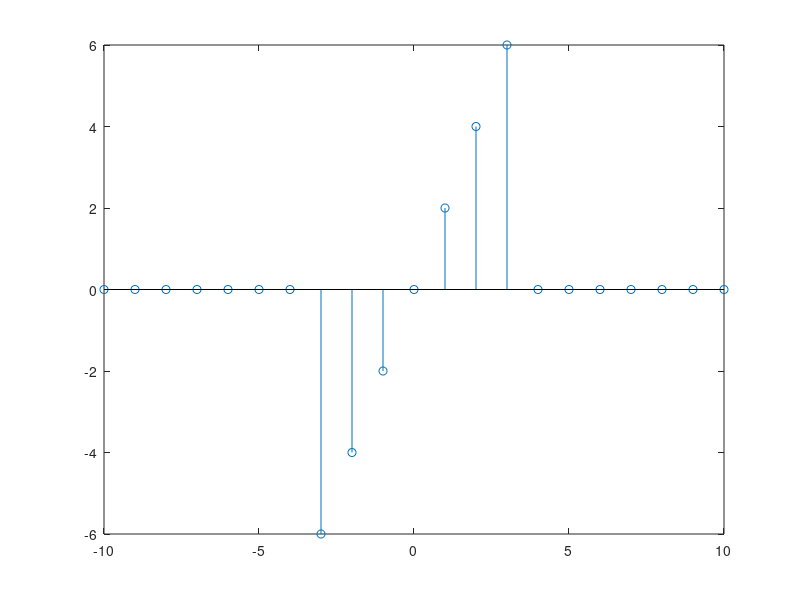

MATLAB code for this plot:
clc;
close all;
clear all;

k=1;
for n=-10:1:10
    if -3<=n && n<=3
        x(k)=2*n;
        
    else
       x(k)=0;
    end
    k=k+1;
end
n=-10:10;
stem(n,x)